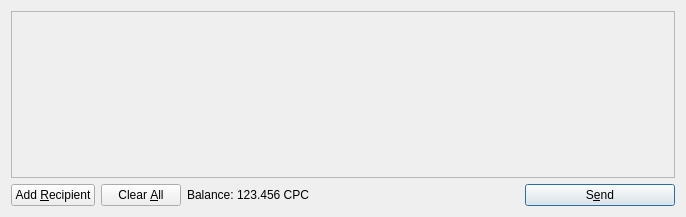
<?xml version="1.0" encoding="UTF-8"?>
<ui version="4.0">
 <class>SendCoinsDialog</class>
 <widget class="QDialog" name="SendCoinsDialog">
  <property name="geometry">
   <rect>
    <x>0</x>
    <y>0</y>
    <width>686</width>
    <height>217</height>
   </rect>
  </property>
  <property name="windowTitle">
   <string>Send Coins</string>
  </property>
  <layout class="QVBoxLayout" name="verticalLayout">
   <item>
    <widget class="QScrollArea" name="scrollArea">
     <property name="widgetResizable">
      <bool>true</bool>
     </property>
     <widget class="QWidget" name="scrollAreaWidgetContents">
      <property name="geometry">
       <rect>
        <x>0</x>
        <y>0</y>
        <width>666</width>
        <height>165</height>
       </rect>
      </property>
      <layout class="QVBoxLayout" name="verticalLayout_2">
       <property name="margin">
        <number>0</number>
       </property>
       <item>
        <layout class="QVBoxLayout" name="entries">
         <property name="spacing">
          <number>6</number>
         </property>
        </layout>
       </item>
       <item>
        <spacer name="verticalSpacer">
         <property name="orientation">
          <enum>Qt::Vertical</enum>
         </property>
         <property name="sizeHint" stdset="0">
          <size>
           <width>20</width>
           <height>40</height>
          </size>
         </property>
        </spacer>
       </item>
      </layout>
     </widget>
    </widget>
   </item>
   <item>
    <layout class="QHBoxLayout" name="horizontalLayout">
     <item>
      <widget class="QPushButton" name="addButton">
       <property name="toolTip">
        <string>Send to multiple recipients at once</string>
       </property>
       <property name="text">
        <string>Add &amp;Recipient</string>
       </property>
       <property name="icon">
        <iconset resource="../bitcoin.qrc">
         <normaloff>:/icons/add</normaloff>:/icons/add</iconset>
       </property>
       <property name="autoDefault">
        <bool>false</bool>
       </property>
      </widget>
     </item>
     <item>
      <widget class="QPushButton" name="clearButton">
       <property name="sizePolicy">
        <sizepolicy hsizetype="Minimum" vsizetype="Fixed">
         <horstretch>0</horstretch>
         <verstretch>0</verstretch>
        </sizepolicy>
       </property>
       <property name="toolTip">
        <string>Remove all transaction fields</string>
       </property>
       <property name="text">
        <string>Clear &amp;All</string>
       </property>
       <property name="icon">
        <iconset resource="../bitcoin.qrc">
         <normaloff>:/icons/remove</normaloff>:/icons/remove</iconset>
       </property>
       <property name="autoRepeatDelay">
        <number>300</number>
       </property>
       <property name="autoDefault">
        <bool>false</bool>
       </property>
      </widget>
     </item>
     <item>
      <layout class="QHBoxLayout" name="horizontalLayout_2">
       <property name="spacing">
        <number>3</number>
       </property>
       <item>
        <widget class="QLabel" name="label">
         <property name="text">
          <string>Balance:</string>
         </property>
        </widget>
       </item>
       <item>
        <widget class="QLabel" name="labelBalance">
         <property name="cursor">
          <cursorShape>IBeamCursor</cursorShape>
         </property>
         <property name="text">
          <string>123.456 CPC</string>
         </property>
         <property name="textInteractionFlags">
          <set>Qt::LinksAccessibleByMouse|Qt::TextSelectableByKeyboard|Qt::TextSelectableByMouse</set>
         </property>
        </widget>
       </item>
      </layout>
     </item>
     <item>
      <spacer name="horizontalSpacer">
       <property name="orientation">
        <enum>Qt::Horizontal</enum>
       </property>
       <property name="sizeHint" stdset="0">
        <size>
         <width>40</width>
         <height>20</height>
        </size>
       </property>
      </spacer>
     </item>
     <item>
      <widget class="QPushButton" name="sendButton">
       <property name="minimumSize">
        <size>
         <width>150</width>
         <height>0</height>
        </size>
       </property>
       <property name="toolTip">
        <string>Confirm the send action</string>
       </property>
       <property name="text">
        <string>S&amp;end</string>
       </property>
       <property name="icon">
        <iconset resource="../bitcoin.qrc">
         <normaloff>:/icons/send</normaloff>:/icons/send</iconset>
       </property>
       <property name="default">
        <bool>true</bool>
       </property>
      </widget>
     </item>
    </layout>
   </item>
  </layout>
 </widget>
 <resources>
  <include location="../bitcoin.qrc"/>
 </resources>
 <connections/>
</ui>
